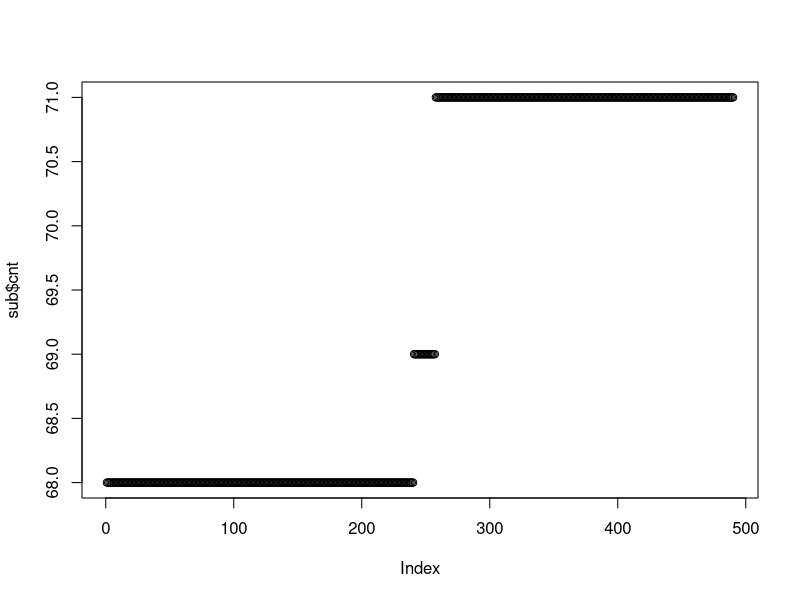
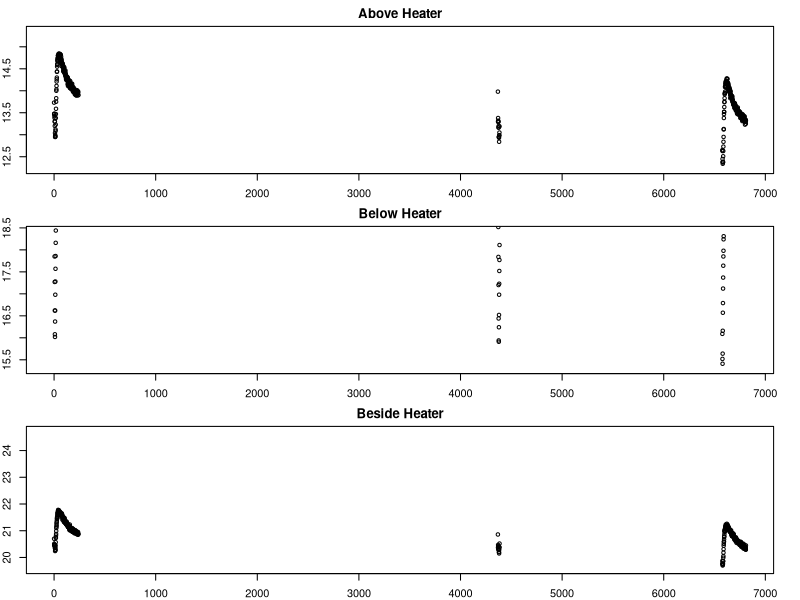
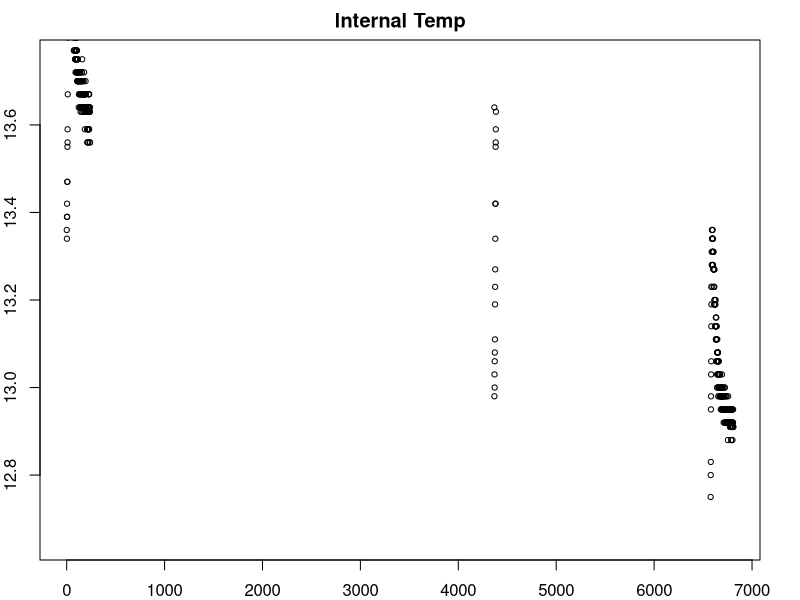
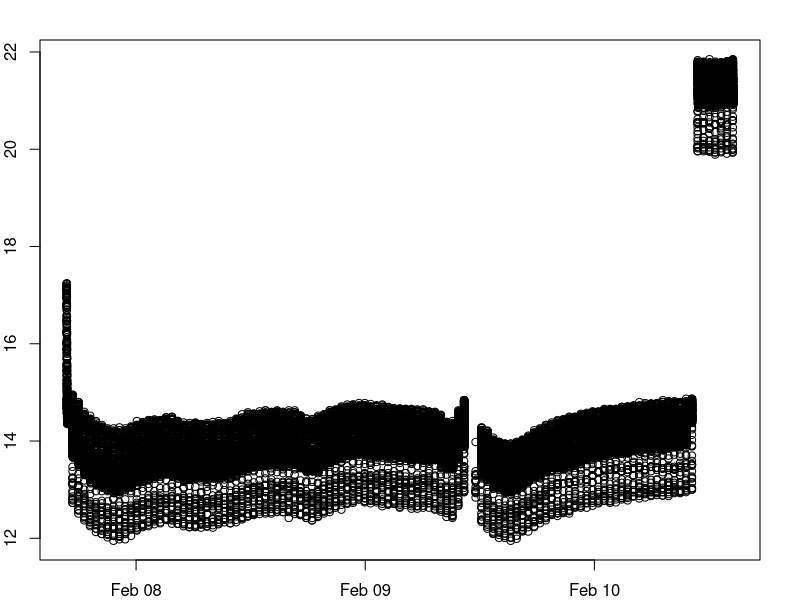
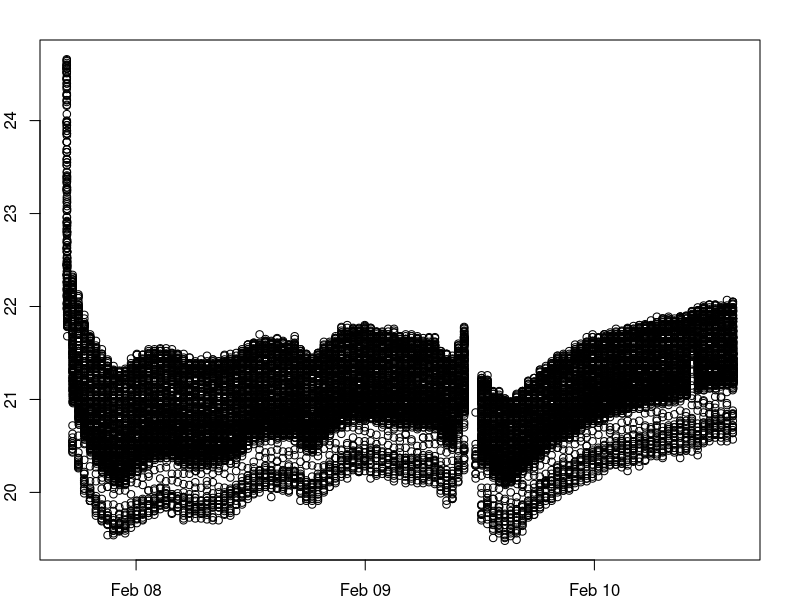
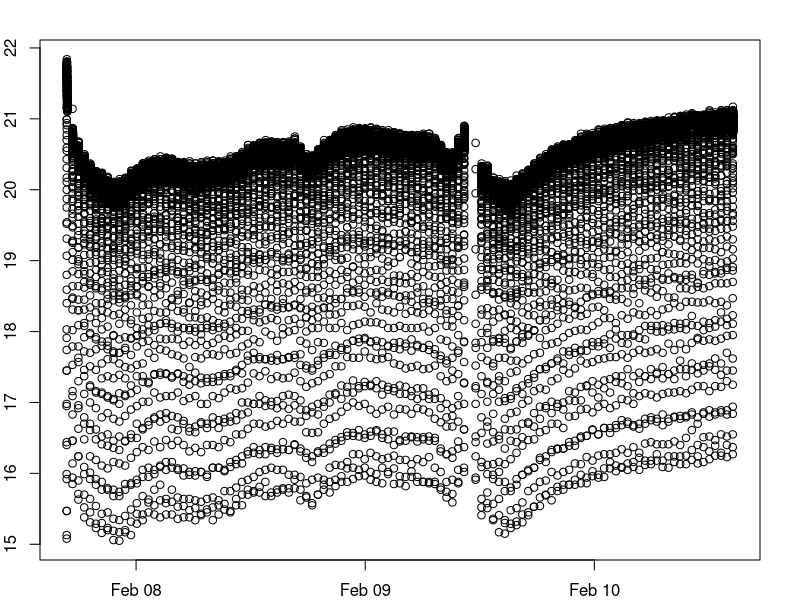
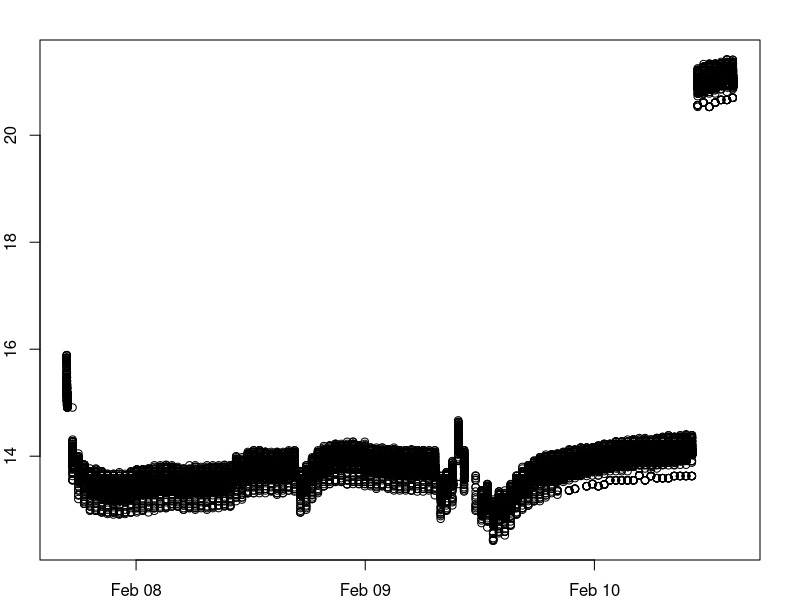
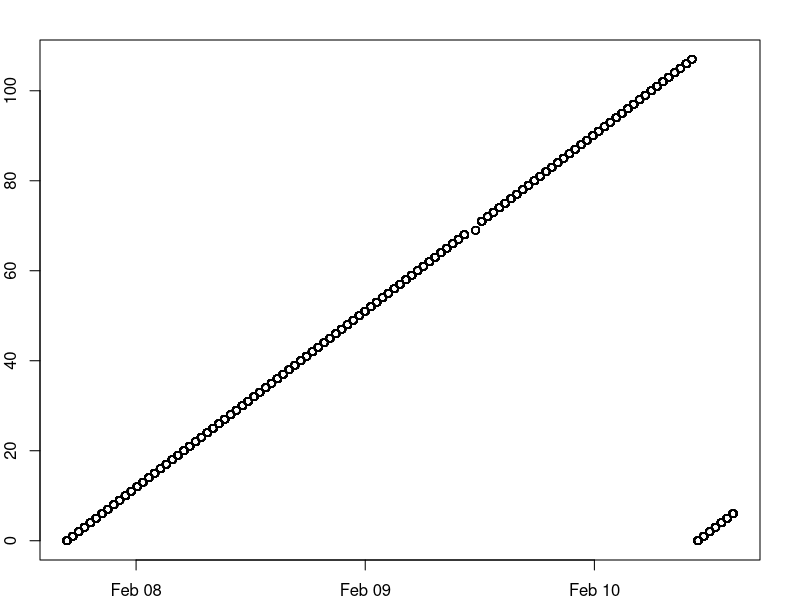

Recreate these plots in R, in order.
setwd("~/Documents/Projects/UAF/sap-flux/data/2017-02-10/")
d = data.frame(read.csv("100_27.csv"))
names(d) <- c("id", "time", "t1", "t2", "t3", "t_int", "batV", "cnt")
d$time_real = as.POSIXct(d$time, origin="1970-01-01", "America/Anchorage") #Convert time to POSIX

dateTime1 <- strptime("10:00 2017/2/9", format="%H:%M %Y/%m/%d", tz="America/Anchorage")
dateTime2 <- strptime("12:30 2017/2/9", format="%H:%M %Y/%m/%d", tz="America/Anchorage")
sub <- d[d$time_real < dateTime2 & d$time_real > dateTime1, ]
plot(sub$cnt)

subStart = sub[1,2]
sub$time = sub$time - subStart
min = min(sub$t1) - 0.1
max = min + 20
par(mfrow=c(3,1),mar=c(2, 2, 2, 2))
plot(sub$t1~sub$time, type='p', pch=1, cex=0.7, ylim=c(min(sub$t1) - 0.1, min(sub$t1) + 3), main="Above Heater")
plot(sub$t3~sub$time, type='p', pch=1, cex=0.7, ylim=c(min(sub$t3) - 0.1, min(sub$t3) + 3), main="Below Heater")
plot(sub$t2~sub$time, type='p', pch=1, cex=0.7, ylim=c(min(sub$t2) - 0.1, min(sub$t2) + 5), main="Beside Heater")

par(mfrow=c(1,1))
plot(sub$t_int~sub$time, type='p', pch=1, cex=0.7, ylim=c(min(sub$t_int) - 0.1, min(sub$t_int) + 1), main="Internal Temp")

par(mfrow=c(1,1))
plot(d$t1~d$time_real)
plot(d$t2~d$time_real)
plot(d$t3~d$time_real)
plot(d$t_int~d$time_real)
plot(d$cnt~d$time_real)
plot(d$batV~d$time_real, ylim=c(0, 4.2))
min(d$batV)
